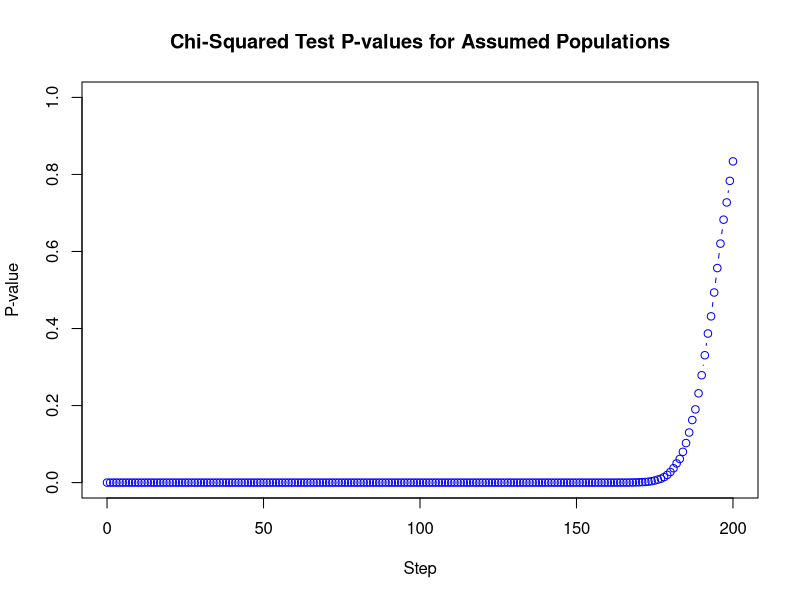
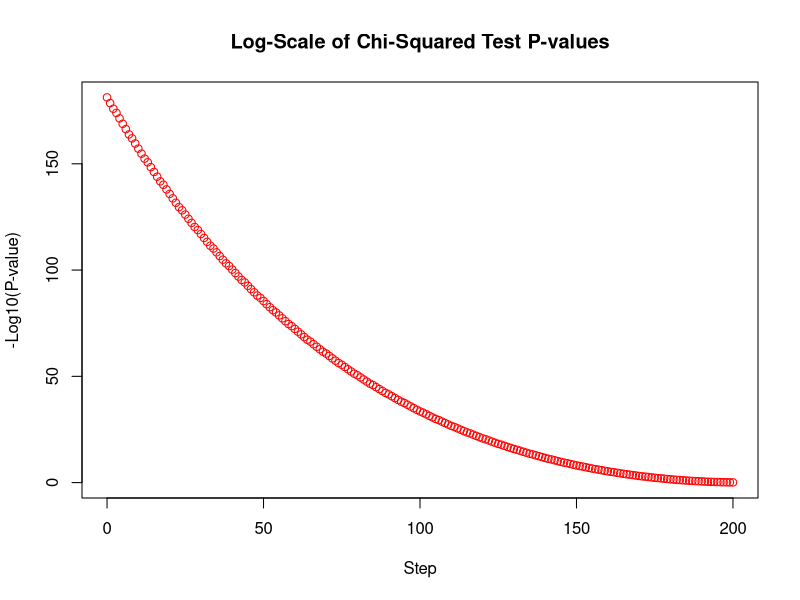

Source code (R) for these figures, in order:
# Clinical data
clinical_data <- c(6512, 799, 499, 4088)

# Constants for mosaic high and aneuploid categories
constant_mosaic_high <- 499
constant_aneuploid <- 4088

# Calculate the initial total for variable data
initial_total <- sum(clinical_data) - constant_mosaic_high - constant_aneuploid

# Initial simulated data
simulated_data <- c(7273, 0, constant_mosaic_high, constant_aneuploid)

# Number of steps
num_steps <- 200

# Function to generate intermediate populations
generate_intermediate_populations <- function(clinical, simulated, steps, constant_high, constant_aneu) {
  euploid_initial <- simulated[1]
  mosaic_low_initial <- simulated[2]
  euploid_final <- clinical[1]
  mosaic_low_final <- clinical[2]
  
  # Calculate the total initial and final sum for the changing categories
  total_initial <- euploid_initial + mosaic_low_initial
  total_final <- euploid_final + mosaic_low_final
  
  # Calculate the step size
  euploid_step <- (euploid_final - euploid_initial) / steps
  mosaic_low_step <- (mosaic_low_final - mosaic_low_initial) / steps
  
  populations <- list()
  for (i in 0:steps) {
    euploid <- round(euploid_initial + i * euploid_step)
    mosaic_low <- round(mosaic_low_initial + i * mosaic_low_step)
    
    # Ensure the sum of the changing categories remains constant
    if (euploid + mosaic_low > total_initial) {
      mosaic_low <- total_initial - euploid
    }
    
    populations[[i + 1]] <- c(euploid, mosaic_low, constant_high, constant_aneu)
  }
  return(populations)
}

# Generate populations
intermediate_populations <- generate_intermediate_populations(clinical_data, simulated_data, num_steps, constant_mosaic_high, constant_aneuploid)

# Function to run chi-squared tests
run_chi_squared_tests <- function(clinical, populations) {
  p_values <- numeric(length(populations))
  for (i in 1:length(populations)) {
    chi_vals <- matrix(c(populations[[i]], clinical), ncol = 4, byrow = TRUE)
    test_result <- chisq.test(chi_vals)
    p_values[i] <- test_result$p.value
  }
  return(p_values)
}

# Run chi-squared tests
p_values <- run_chi_squared_tests(clinical_data, intermediate_populations)

# Check increments
check_increments <- function(populations, steps) {
  increments <- numeric(steps)
  for (i in 1:(steps - 1)) {
    prev_population <- populations[[i]]
    next_population <- populations[[i + 1]]
    increments[i] <- (next_population[1] - prev_population[1]) / prev_population[1] * 100
  }
  return(increments)
}

# Get increments
increments <- check_increments(intermediate_populations, num_steps)

# Print increments
print(increments)
print(p_values)

# Find the largest p-value
max_p_value <- max(p_values, na.rm = TRUE)
print(paste("Maximum p-value:", max_p_value))

# Define the threshold for comparison (e.g., 0.5)
threshold <- 0.5

# Count how many p-values are greater than the threshold
large_p_values_count <- sum(p_values > threshold, na.rm = TRUE)

# Calculate the percentage of large p-values
percentage_large <- (large_p_values_count / length(p_values)) * 100
print(paste("Percentage of p-values above", threshold, ":", percentage_large, "%"))

# Plot p-values
plot(seq(0, length(p_values) - 1), p_values, type = "b", col = "blue",
     xlab = "Step", ylab = "P-value", main = "Chi-Squared Test P-values for Assumed Populations",
     ylim = c(0, 1))

# Log scale plot to handle very small p-values
plot(seq(0, length(p_values) - 1), -log10(p_values), type = "b", col = "red",
     xlab = "Step", ylab = "-Log10(P-value)", main = "Log-Scale of Chi-Squared Test P-values",
     ylim = c(0, max(-log10(p_values), na.rm = TRUE)))
